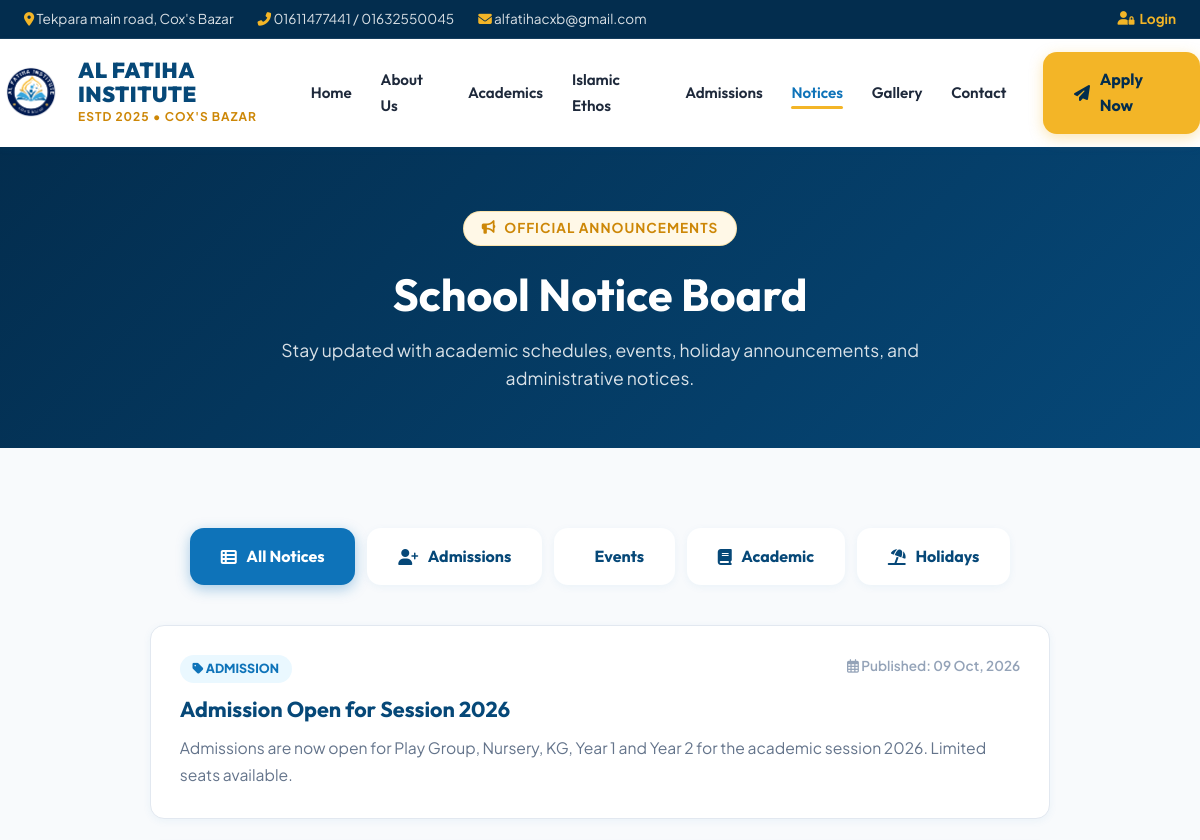
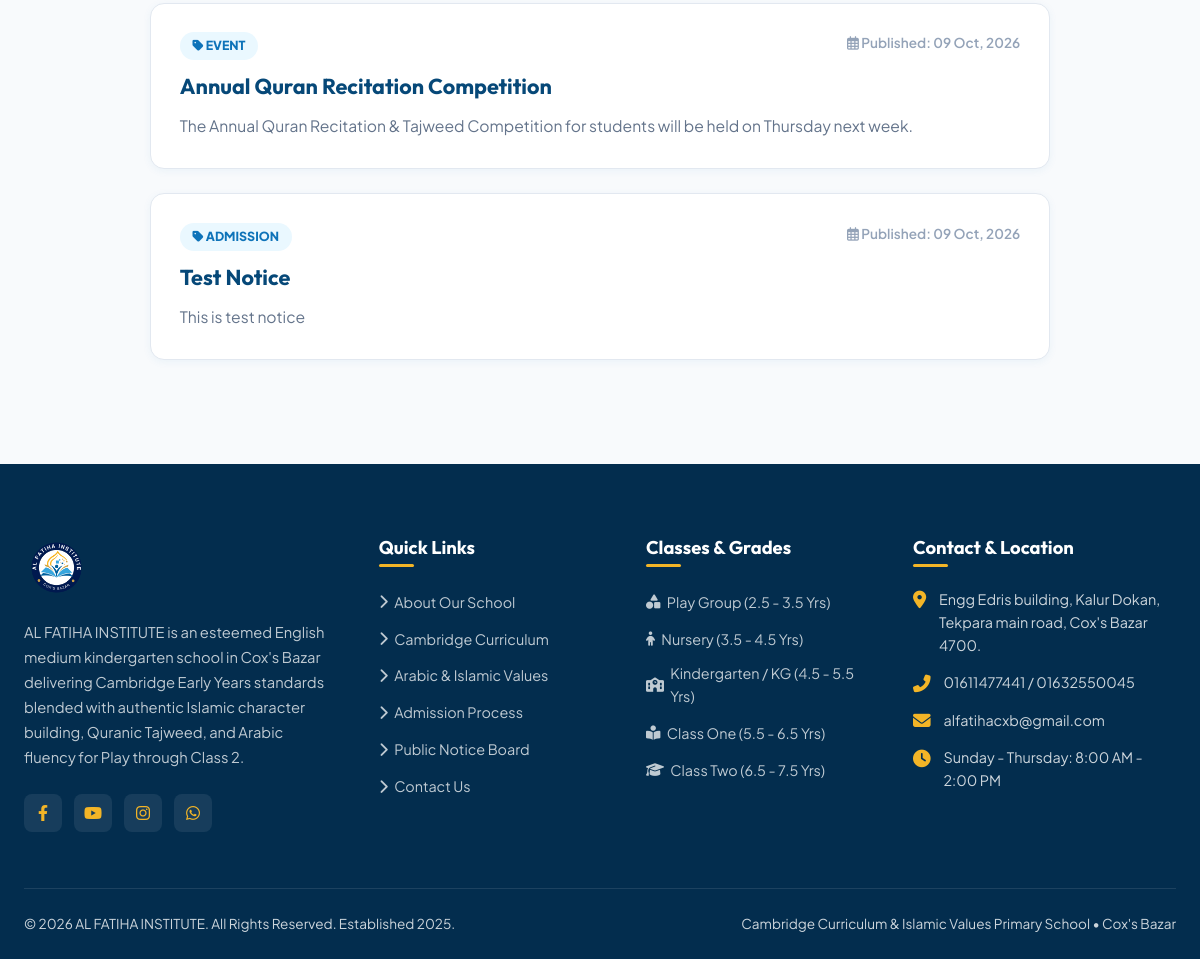
The page /notices.php on the database its author committed (2 pictures, top to bottom).
### tables this page shows
CREATE TABLE `notices` (
  `id` int(11) NOT NULL AUTO_INCREMENT,
  `title` varchar(200) NOT NULL,
  `category` varchar(50) NOT NULL DEFAULT 'General',
  `content` text NOT NULL,
  `target` enum('all','parent','teacher') DEFAULT 'all',
  `published_date` date NOT NULL,
  PRIMARY KEY (`id`)
);

### includes/functions.php (called while the page is built, shortened)
<?php
function sanitize($data) {
    return htmlspecialchars(trim($data), ENT_QUOTES, 'UTF-8');
}
function format_date($dateStr) {
    return date('d M, Y', strtotime($dateStr));
}

### notices.php (the view, shortened to what this page needs)
<?php
require_once __DIR__ . '/includes/functions.php';
$db = get_db_connection();
$category = sanitize($_GET['category'] ?? '');
if (!empty($category)) {
    $stmt = $db->prepare("SELECT * FROM notices WHERE category = ? ORDER BY published_date DESC");
    $stmt->execute([$category]);
} else {
    $stmt = $db->query("SELECT * FROM notices ORDER BY published_date DESC");
}
$allNotices = $stmt->fetchAll();
include __DIR__ . '/includes/header.php';
?>
<section style="background: linear-gradient(135deg, var(--primary-deep) 0%, var(--primary-dark) 100%); color: #ffffff; padding: 4rem 0 3.5rem 0; text-align: center;">
  <div class="container">
    <span class="sub-badge gold"><i class="fas fa-bullhorn"></i> Official Announcements</span>
    <h1 style="color: #ffffff; font-size: 2.8rem; margin-top: 0.5rem;">School Notice Board</h1>
    <p style="color: rgba(255,255,255,0.85); font-size: 1.1rem; max-width: 650px; margin: 0.8rem auto 0 auto;">
      Stay updated with academic schedules, events, holiday announcements, and administrative notices.
    </p>
  </div>
</section>
<section class="section-padding">
  <div class="container">
    <div style="display: flex; gap: 0.75rem; flex-wrap: wrap; justify-content: center; margin-bottom: 2.5rem;">
      <a href="notices.php" class="btn <?= empty($category) ? 'btn-primary' : 'btn-white' ?>"><i class="fas fa-th-list"></i> All Notices</a>
      <a href="notices.php?category=Admission" class="btn <?= ($category == 'Admission') ? 'btn-primary' : 'btn-white' ?>"><i class="fas fa-user-plus"></i> Admissions</a>
      <a href="notices.php?category=Event" class="btn <?= ($category == 'Event') ? 'btn-primary' : 'btn-white' ?>"><i class="fas fa-calendar-star"></i> Events</a>
      <a href="notices.php?category=Academic" class="btn <?= ($category == 'Academic') ? 'btn-primary' : 'btn-white' ?>"><i class="fas fa-book"></i> Academic</a>
      <a href="notices.php?category=Holiday" class="btn <?= ($category == 'Holiday') ? 'btn-primary' : 'btn-white' ?>"><i class="fas fa-umbrella-beach"></i> Holidays</a>
    </div>
    <div style="max-width: 900px; margin: 0 auto;">
      <?php if (!empty($allNotices)): ?>
        <?php foreach ($allNotices as $n): ?>
          <div id="notice-<?= $n['id'] ?>" style="background: #ffffff; border-radius: var(--radius-md); border: 1px solid var(--border-color); padding: 1.8rem; box-shadow: var(--shadow-sm); margin-bottom: 1.5rem; transition: var(--transition);">
            <div style="display: flex; justify-content: space-between; align-items: flex-start; gap: 1rem; flex-wrap: wrap; margin-bottom: 0.8rem;">
              <span style="background: var(--sky-blue-light); color: var(--primary); font-weight: 800; padding: 0.25rem 0.8rem; border-radius: var(--radius-full); font-size: 0.78rem; text-transform: uppercase;">
                <i class="fas fa-tag"></i> <?= htmlspecialchars($n['category']) ?>
              </span>
              <span style="font-size: 0.85rem; color: var(--text-light); font-weight: 600;">
                <i class="far fa-calendar-alt"></i> Published: <?= format_date($n['published_date']) ?>
              </span>
            </div>
            <h3 style="color: var(--primary-dark); font-size: 1.35rem; margin-bottom: 0.8rem;"><?= htmlspecialchars($n['title']) ?></h3>
            <p style="color: var(--text-muted); font-size: 0.98rem; line-height: 1.7;"><?= nl2br(htmlspecialchars($n['content'])) ?></p>
          </div>
        <?php endforeach; ?>
      <?php endif; ?>
    </div>
  </div>
</section>
<?php include __DIR__ . '/includes/footer.php'; ?>

### includes/header.php (shortened to what this page needs)
<?php
$current_page = basename($_SERVER['PHP_SELF']);
?>
<!DOCTYPE html>
<html lang="en">
<head>
  <link rel="stylesheet" href="https://cdnjs.cloudflare.com/ajax/libs/font-awesome/6.4.0/css/all.min.css">
  <link rel="stylesheet" href="assets/css/style.css">
</head>
<body>
  <div class="top-bar">
    <div class="container">
      <div class="top-info">
        <span><i class="fas fa-map-marker-alt" style="color: var(--accent-gold);"></i> Tekpara main road, Cox's Bazar</span>
        <span><i class="fas fa-phone-alt" style="color: var(--accent-gold);"></i> 01611477441 / 01632550045</span>
        <span><i class="fas fa-envelope" style="color: var(--accent-gold);"></i> alfatihacxb@gmail.com</span>
      </div>
      <div class="top-actions">
        <?php if (isset($_SESSION['user_id']) && !empty($_SESSION['user_id'])): ?>
          <?php
            $user_role = $_SESSION['user_role'] ?? 'user';
            $dash_url = ($user_role === 'admin') ? 'admin/dashboard' : (($user_role === 'teacher') ? 'teacher/dashboard' : 'portal/dashboard');
          ?>
          <a href="<?= $dash_url ?>" class="portal-link"><i class="fas fa-user-circle"></i> Dashboard (<?= ucfirst($user_role) ?>)</a>
          <a href="login?logout=1" style="color: #f87171; font-size: 0.8rem; font-weight: 700; margin-left: 0.5rem;"><i class="fas fa-sign-out-alt"></i> Logout</a>
        <?php else: ?>
          <a href="login" class="portal-link"><i class="fas fa-user-lock"></i> Login</a>
        <?php endif; ?>
      </div>
    </div>
  </div>
  <header class="site-header">
    <div class="container navbar">
      <a href="./" class="brand-logo">
        <img src="assets/images/logo.png?v=2" alt="AL FATIHA INSTITUTE Logo">
        <div class="brand-text">
          <h1>AL FATIHA INSTITUTE</h1>
          <span>ESTD 2025 • COX'S BAZAR</span>
        </div>
      </a>
      <ul class="nav-menu">
        <li><a href="./" class="nav-link <?= ($current_page == 'index.php') ? 'active' : '' ?>">Home</a></li>
        <li><a href="about" class="nav-link <?= ($current_page == 'about.php') ? 'active' : '' ?>">About Us</a></li>
        <li><a href="academics" class="nav-link <?= ($current_page == 'academics.php') ? 'active' : '' ?>">Academics</a></li>
        <li><a href="islamic-values" class="nav-link <?= ($current_page == 'islamic-values.php') ? 'active' : '' ?>">Islamic Ethos</a></li>
        <li><a href="admissions" class="nav-link <?= ($current_page == 'admissions.php') ? 'active' : '' ?>">Admissions</a></li>
        <li><a href="notices" class="nav-link <?= ($current_page == 'notices.php') ? 'active' : '' ?>">Notices</a></li>
        <li><a href="gallery" class="nav-link <?= ($current_page == 'gallery.php') ? 'active' : '' ?>">Gallery</a></li>
        <li><a href="contact" class="nav-link <?= ($current_page == 'contact.php') ? 'active' : '' ?>">Contact</a></li>
        <li class="nav-cta">
          <a href="admissions#apply-form" class="btn btn-gold"><i class="fas fa-paper-plane"></i> Apply Now</a>
        </li>
      </ul>
    </div>
  </header>

### includes/footer.php (shortened to what this page needs)
  <footer class="site-footer">
    <div class="container">
      <div class="footer-grid">
        <div class="footer-brand">
          <img src="assets/images/logo.png?v=2" alt="AL FATIHA INSTITUTE Logo">
          <p>
            AL FATIHA INSTITUTE is an esteemed English medium kindergarten school in Cox's Bazar delivering Cambridge Early Years standards blended with authentic Islamic character building, Quranic Tajweed, and Arabic fluency for Play through Class 2.
          </p>
          <div class="social-links">
            <a href="#" aria-label="Facebook"><i class="fab fa-facebook-f"></i></a>
            <a href="#" aria-label="YouTube"><i class="fab fa-youtube"></i></a>
            <a href="#" aria-label="Instagram"><i class="fab fa-instagram"></i></a>
            <a href="#" aria-label="WhatsApp"><i class="fab fa-whatsapp"></i></a>
          </div>
        </div>
        <div class="footer-col">
          <h4>Quick Links</h4>
          <ul class="footer-links">
            <li><a href="about"><i class="fas fa-chevron-right"></i> About Our School</a></li>
            <li><a href="academics"><i class="fas fa-chevron-right"></i> Cambridge Curriculum</a></li>
            <li><a href="islamic-values"><i class="fas fa-chevron-right"></i> Arabic & Islamic Values</a></li>
            <li><a href="admissions"><i class="fas fa-chevron-right"></i> Admission Process</a></li>
            <li><a href="notices"><i class="fas fa-chevron-right"></i> Public Notice Board</a></li>
            <li><a href="contact"><i class="fas fa-chevron-right"></i> Contact Us</a></li>
          </ul>
        </div>
        <div class="footer-col">
          <h4>Classes & Grades</h4>
          <ul class="footer-links">
            <li><a href="academics#play"><i class="fas fa-shapes"></i> Play Group (2.5 - 3.5 Yrs)</a></li>
            <li><a href="academics#nursery"><i class="fas fa-child"></i> Nursery (3.5 - 4.5 Yrs)</a></li>
            <li><a href="academics#kg"><i class="fas fa-school"></i> Kindergarten / KG (4.5 - 5.5 Yrs)</a></li>
            <li><a href="academics#class1"><i class="fas fa-book-reader"></i> Class One (5.5 - 6.5 Yrs)</a></li>
            <li><a href="academics#class1"><i class="fas fa-graduation-cap"></i> Class Two (6.5 - 7.5 Yrs)</a></li>
          </ul>
        </div>
        <div class="footer-col">
          <h4>Contact & Location</h4>
          <ul class="contact-info-list">
            <li>
              <i class="fas fa-map-marker-alt"></i>
              <span>Engg Edris building, Kalur Dokan, Tekpara main road, Cox's Bazar 4700.</span>
            </li>
            <li>
              <i class="fas fa-phone-alt"></i>
              <span>01611477441 / 01632550045</span>
            </li>
            <li>
              <i class="fas fa-envelope"></i>
              <span>alfatihacxb@gmail.com</span>
            </li>
            <li>
              <i class="fas fa-clock"></i>
              <span>Sunday - Thursday: 8:00 AM - 2:00 PM</span>
            </li>
          </ul>
        </div>
      </div>
      <div class="footer-bottom">
        <p>&copy; <?= date('Y') ?> AL FATIHA INSTITUTE. All Rights Reserved. Established 2025.</p>
        <p>Cambridge Curriculum & Islamic Values Primary School • Cox's Bazar</p>
      </div>
    </div>
  </footer>
</body>
</html>

### rows shown on the page
notices: category "ADMISSION", published_date "09 Oct, 2026", title "Admission Open for Session 2026", content "Admissions are now open for Play Group, Nursery, KG, Year 1 and Year 2 for the academic session 2026. Limited seats available."
notices: category "EVENT", published_date "09 Oct, 2026", title "Annual Quran Recitation Competition", content "The Annual Quran Recitation & Tajweed Competition for students will be held on Thursday next week."
notices: category "ADMISSION", published_date "09 Oct, 2026", title "Test Notice", content "This is test notice"
